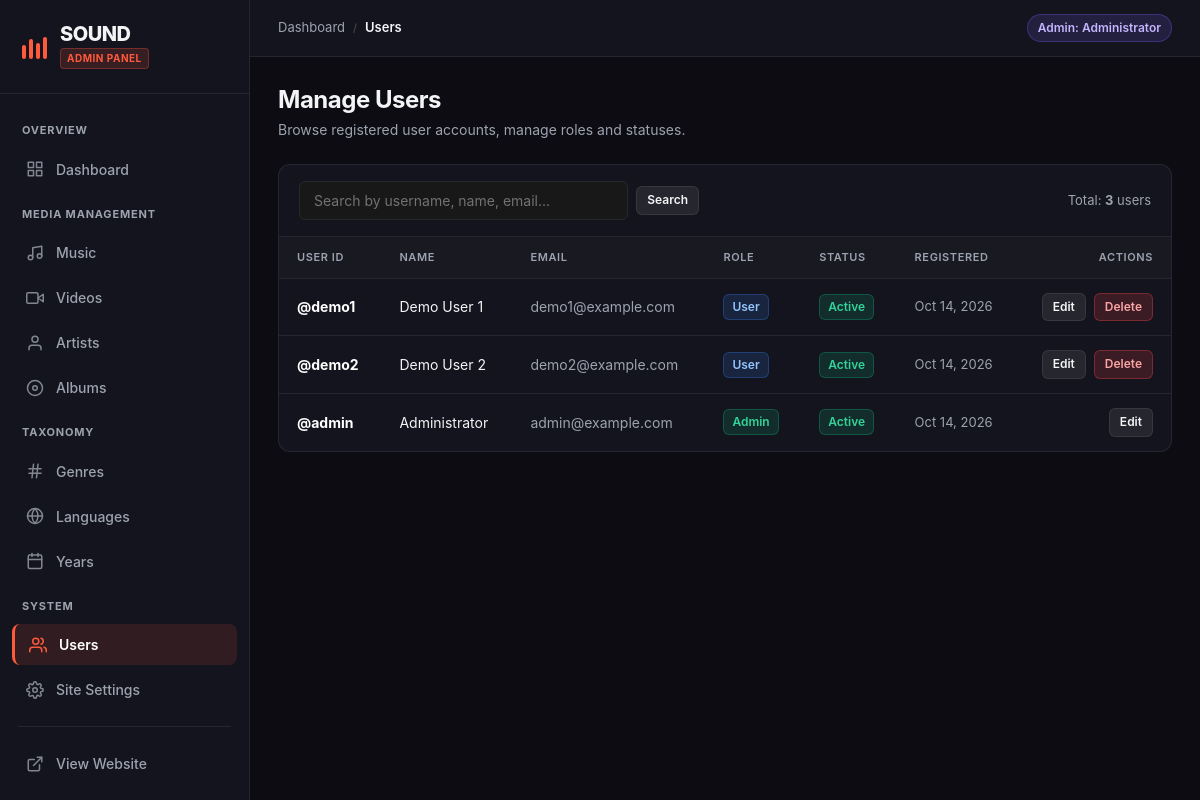
The page /admin/users.php (signed in) on the database its author committed.
### tables this page shows
CREATE TABLE `users` (
  `id` int(11) NOT NULL,
  `role` enum('admin','user') NOT NULL DEFAULT 'user',
  `status` enum('active','disabled') NOT NULL DEFAULT 'active',
  `userid` varchar(20) NOT NULL,
  `name` varchar(100) NOT NULL,
  `address` text DEFAULT NULL,
  `phone` varchar(20) DEFAULT NULL,
  `email` varchar(100) NOT NULL,
  `password_hash` varchar(255) NOT NULL,
  `created_at` timestamp NOT NULL DEFAULT current_timestamp()
);

### config/database.php (called while the page is built, shortened)
<?php
try {
    $pdo = new PDO("mysql:host=" . DB_HOST . ";dbname=" . DB_NAME . ";charset=utf8mb4", DB_USER, DB_PASS);
    $pdo->setAttribute(PDO::ATTR_ERRMODE, PDO::ERRMODE_EXCEPTION);
} catch (PDOException $e) {
    if (defined('APP_DEBUG') && APP_DEBUG) {
        die("Could not connect to the database " . DB_NAME . ": " . $e->getMessage());
    } else {
        error_log("Database connection error: " . $e->getMessage());
        http_response_code(500);
        die("<!DOCTYPE html><html><head><title>Service Unavailable</title><link rel='stylesheet' href='/sound/assets/css/style.css'></head><body style='display:flex;align-items:center;justify-content:center;min-height:100vh;background:#121212;color:#fff;font-family:\"Segoe UI\", sans-serif;'><div style='text-align:center;'><h1>Service Temporarily Unavailable</h1><p style='color:#b3b3b3;'>We are experiencing database connectivity issues. Please try again in a few moments.</p></div></body></html>");
    }
}
function query($sql, $params = []) {
    global $pdo;
    $stmt = $pdo->prepare($sql);
    $stmt->execute($params);
    return $stmt;
}
function fetchAll($sql, $params = []) {
    return query($sql, $params)->fetchAll(PDO::FETCH_ASSOC);
}
function fetchOne($sql, $params = []) {
    return query($sql, $params)->fetch(PDO::FETCH_ASSOC);
}

### admin/users.php (the view, shortened to what this page needs)
<?php
require_once __DIR__ . '/includes/admin_header.php';
$search = trim($_GET['search'] ?? '');
$params = [];
$where_clauses = [];
$where_sql = !empty($where_clauses) ? 'WHERE ' . implode(' AND ', $where_clauses) : '';
$count_sql = "SELECT COUNT(*) as count FROM users $where_sql";
$total_items = fetchOne($count_sql, $params)['count'] ?? 0;
$per_page = 10;
$total_pages = max(1, ceil($total_items / $per_page));
$page = max(1, min($total_pages, intval($_GET['page'] ?? 1)));
$offset = ($page - 1) * $per_page;
$items_sql = "SELECT * FROM users
              $where_sql
              ORDER BY created_at DESC LIMIT $per_page OFFSET $offset";
$users = fetchAll($items_sql, $params);
?>
<div class="admin-page-header">
    <div>
        <h1>Manage Users</h1>
        <p style="color: var(--admin-text-muted); margin: 4px 0 0 0; font-size: 14px;">Browse registered user accounts, manage roles and statuses.</p>
    </div>
</div>
<div class="admin-table-container">
    <div class="admin-table-toolbar">
        <form method="get" action="users.php" class="admin-search-form">
            <input type="text" name="search" class="admin-search-input" placeholder="Search by username, name, email..." value="<?php echo htmlspecialchars($search); ?>">
            <button type="submit" class="btn btn-secondary btn-sm">Search</button>
        </form>
        <div style="font-size: 13px; color: var(--admin-text-muted);">
            Total: <strong><?php echo $total_items; ?></strong> users
        </div>
    </div>
    <?php if (empty($users)): ?>
        <div class="admin-empty-state">
            <svg class="admin-empty-icon" viewBox="0 0 24 24" fill="none" stroke="currentColor" stroke-width="2" stroke-linecap="round" stroke-linejoin="round">
                <path d="M17 21v-2a4 4 0 0 0-4-4H5a4 4 0 0 0-4 4v2"></path>
                <circle cx="9" cy="7" r="4"></circle>
                <path d="M23 21v-2a4 4 0 0 0-3-3.87"></path>
                <path d="M16 3.13a4 4 0 0 1 0 7.75"></path>
            </svg>
            <h3>No Users Found</h3>
            <p><?php echo $search !== '' ? 'No users matched your search "' . htmlspecialchars($search) . '".' : 'No user accounts found.'; ?></p>
            <?php if ($search !== ''): ?>
                <a href="users.php" class="btn btn-secondary btn-sm">Clear Search</a>
            <?php endif; ?>
        </div>
    <?php else: ?>
        <div style="overflow-x: auto;">
            <table class="admin-table">
                <thead>
                    <tr>
                        <th>User ID</th>
                        <th>Name</th>
                        <th>Email</th>
                        <th>Role</th>
                        <th>Status</th>
                        <th>Registered</th>
                        <th style="text-align: right;">Actions</th>
                    </tr>
                </thead>
                <tbody>
                    <?php foreach ($users as $user): ?>
                        <tr>
                            <td style="font-weight: 700; color: #fff;">
                                @<?php echo htmlspecialchars($user['userid']); ?>
                            </td>
                            <td><?php echo htmlspecialchars($user['name']); ?></td>
                            <td style="color: var(--admin-text-muted);"><?php echo htmlspecialchars($user['email']); ?></td>
                            <td>
                                <span class="admin-badge admin-badge-<?php echo htmlspecialchars($user['role']); ?>">
                                    <?php echo htmlspecialchars($user['role']); ?>
                                </span>
                            </td>
                            <td>
                                <span class="admin-badge admin-badge-<?php echo htmlspecialchars($user['status']); ?>">
                                    <?php echo htmlspecialchars($user['status']); ?>
                                </span>
                            </td>
                            <td style="color: var(--admin-text-muted); font-size: 13px;">
                                <?php echo date('M j, Y', strtotime($user['created_at'])); ?>
                            </td>
                            <td style="text-align: right;">
                                <div style="display: inline-flex; align-items: center; gap: 8px;">
                                    <a href="edit_user.php?id=<?php echo $user['id']; ?>" class="btn btn-secondary btn-sm">Edit</a>
                                    <?php if ($user['id'] != $_SESSION['user_id']): ?>
                                        <form method="post" action="users.php" style="margin: 0; display: inline;" onsubmit="return confirm('Are you sure you want to delete user: &quot;<?php echo htmlspecialchars(addslashes($user['userid'])); ?>&quot;?');">
                                            <button type="submit" class="btn btn-danger btn-sm">Delete</button>
                                        </form>
                                    <?php endif; ?>
                                </div>
                            </td>
                        </tr>
                    <?php endforeach; ?>
                </tbody>
            </table>
        </div>
    <?php endif; ?>
</div>
<?php require_once __DIR__ . '/includes/admin_footer.php'; ?>

### assets/css/style.css (style rules this page uses)
:root { --bg-base: #121212; --bg-surface: #181818; --bg-card: #181818; --bg-card-hover: #242424; --bg-elevated: #282828; --bg-highlight: #323232; --border-color: #282828; --border-hover: #3e3e3e; --text-primary: #FFFFFF; --text-muted: #B3B3B3; --text-subtle: #727272; --accent: #FF5A3C; --accent-hover: #ff7157; --accent-active: #e04a2f; --accent-subtle: rgba(255, 90, 60, 0.15); --accent-text: #FFFFFF; --danger: #ef4444; --danger-subtle: rgba(239, 68, 68, 0.15); --success: #22c55e; --success-subtle: rgba(34, 197, 94, 0.15); --font-sans: 'Segoe UI', -apple-system, BlinkMacSystemFont, Roboto, 'Helvetica Neue', Arial, sans-serif; --font-mono: SFMono-Regular, Consolas, 'Liberation Mono', Menlo, monospace; --radius-sm: 4px; --radius-md: 6px; --radius-card: 8px; --radius-pill: 9999px; --sidebar-width: 240px; --player-height: 80px; --topbar-height: 64px; --transition-fast: 0.15s ease; --transition-normal: 0.2s ease; --shadow-card: 0 4px 12px rgba(0, 0, 0, 0.4); --shadow-dropdown: 0 8px 24px rgba(0, 0, 0, 0.6); }
*, *::before, *::after { margin: 0; padding: 0; box-sizing: border-box; }
html { font-size: 16px; color-scheme: dark; background-color: var(--bg-base); }
body { font-family: var(--font-sans); background-color: var(--bg-base); color: var(--text-primary); line-height: 1.5; -webkit-font-smoothing: antialiased; -moz-osx-font-smoothing: grayscale; min-height: 100vh; }
a { color: inherit; text-decoration: none; transition: color var(--transition-fast); }
button, input, select, textarea { font-family: inherit; font-size: inherit; color: inherit; }
h1, h2, h3, h4, h5, h6 { color: var(--text-primary); font-weight: 700; line-height: 1.25; }
h1 { font-size: 28px; margin-bottom: 20px; letter-spacing: -0.02em; }
p { color: var(--text-muted); margin-bottom: 12px; }
.btn { display: inline-flex; align-items: center; justify-content: center; gap: 8px; padding: 9px 18px; border: 1px solid transparent; border-radius: var(--radius-md); cursor: pointer; font-size: 14px; font-weight: 600; line-height: 1.4; text-align: center; transition: background-color var(--transition-fast), border-color var(--transition-fast), transform var(--transition-fast), opacity var(--transition-fast); user-select: none; }
.btn-secondary { background-color: var(--bg-elevated); color: var(--text-primary); border-color: var(--border-color); }
.btn-danger { background-color: var(--danger); color: #FFFFFF; border-color: var(--danger); }
.btn-sm { padding: 6px 12px; font-size: 12px; border-radius: var(--radius-sm); }
input[type="text"], input[type="email"], input[type="password"], input[type="number"], input[type="tel"], input[type="search"], input[type="file"], select, textarea { width: 100%; padding: 10px 14px; border: 1px solid var(--border-color); border-radius: var(--radius-md); background-color: var(--bg-surface); color: var(--text-primary); font-size: 14px; outline: none; transition: border-color var(--transition-fast), background-color var(--transition-fast); }
input::placeholder, textarea::placeholder { color: var(--text-subtle); }

### rows shown on the page
users: userid "demo1", name "Demo User 1", email "demo1@example.com", role "User", status "Active", created_at "Oct 14, 2026"
users: userid "demo2", name "Demo User 2", email "demo2@example.com", role "User", status "Active", created_at "Oct 14, 2026"
users: userid "admin", name "Administrator", email "admin@example.com", role "Admin", status "Active", created_at "Oct 14, 2026"

### other values the page prints
$site_name "SOUND"
$crumb['title'] "Dashboard"
$crumb['title'] "Users"
$user_name "Administrator"
$total_items "3"
